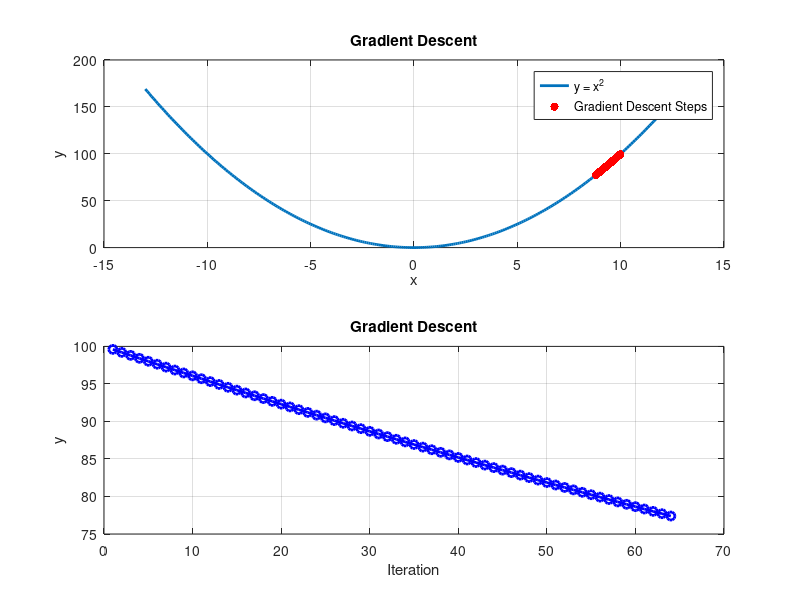

MATLAB code for this plot:
% Function definition: y = x^2
f = @(x) x.^2;

% Gradient Descent Algorithm
learning_rate = 0.001;
max_iterations = 64;
initial_x = 10; % Starting point

x_values = zeros(1, max_iterations);
y_values = zeros(1, max_iterations);

% Optimization process
for i = 1:max_iterations
    gradient = 2 * initial_x; % Derivative of x^2 is 2x
    initial_x = initial_x - learning_rate * gradient;
    
    % Save results
    x_values(i) = initial_x;
    y_values(i) = f(initial_x);
end

% Display the results
fprintf('Initial x: %.4f\n', x_values(1));
fprintf('Optimized x: %.4f\n', x_values(end));

% Plotting the graphs
x_range = -13:0.1:13;
y_range = f(x_range);

figure;
subplot(2,1,1);
plot(x_range, y_range, 'LineWidth', 2);
hold on;
scatter(x_values, y_values, 'r', 'filled');
title('Gradient Descent');
xlabel('x');
ylabel('y');
legend('y = x^2', 'Gradient Descent Steps', 'Location', 'Best');
grid on;
hold off;

% Plot the function values over iterations
subplot(2,1,2);
plot(1:max_iterations, y_values, 'bo-', 'LineWidth', 2);
title('Gradient Descent');
xlabel('Iteration');
ylabel('y');
grid on;
